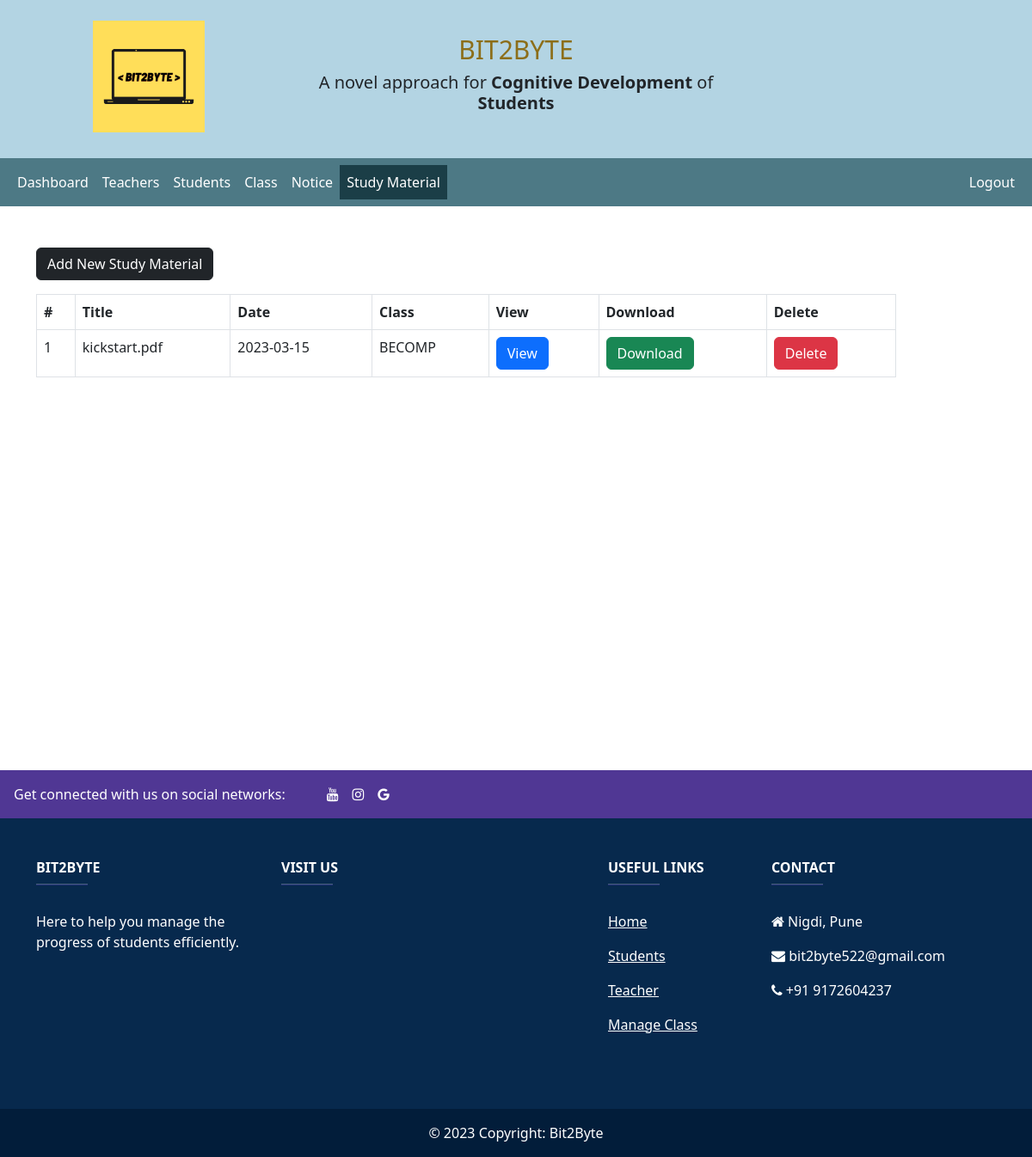
Screenshot of /admin/study-material.php (signed in) with the database file from the repository.
### tables this page shows
CREATE TABLE `study` (
  `id` int(11) NOT NULL,
  `title` varchar(30) NOT NULL,
  `class` int(11) NOT NULL,
  `date` date NOT NULL
);

CREATE TABLE `class` (
  `class_id` int(11) NOT NULL,
  `class_name` varchar(30) NOT NULL
);

### admin/data/study.php (called while the page is built, shortened)
<?php
function getAllStudy($conn)
{
    $sql  = "SELECT * from study";
    $stmt = $conn->prepare($sql);
    $stmt->execute();
    if ($stmt->rowCount() >= 1) {
        $students = $stmt->fetchAll();
        return $students;
      }else {
          return 0;
      }
}
?>

### admin/data/class.php (called while the page is built, shortened)
<?php
function getClassById($class_id, $conn){
   $sql = "SELECT * FROM class
           WHERE class_id=?";
   $stmt = $conn->prepare($sql);
   $stmt->execute([$class_id]);
   if ($stmt->rowCount() == 1) {
     $class = $stmt->fetch();
     return $class;
   }else {
    return 0;
   }
}

### admin/study-material.php (the view, shortened to what this page needs)
<?php
if (isset($_SESSION['admin_id']) &&
    isset($_SESSION['role'])) {
    if ($_SESSION['role'] == 'Admin') {
       include "../DB_connection.php";
       include "data/study.php";
       include "data/class.php";
       $studies = getAllStudy($conn);
 ?>
<!DOCTYPE html>
<html lang="en">
<head>
	<link rel="stylesheet" href="https://cdn.jsdelivr.net/npm/bootstrap@5.2.0/dist/css/bootstrap.min.css">
	<link rel="stylesheet" href="../css/style.css">
  <link rel="stylesheet" href="https://cdnjs.cloudflare.com/ajax/libs/font-awesome/4.7.0/css/font-awesome.min.css">
</head>
<body>
    <?php
    include "header.php";
        include "inc/navbar.php";
      ?>
     <div class="container mt-5" style="min-height:70vh;">
      <a href="add-study-material.php"
           class="btn btn-dark">Add New Study Material</a>
      <?php
        if ($studies != 0) {
     ?>
           <div class="table-responsive">
              <table class="table table-bordered mt-3 n-table">
                <thead>
                  <tr>
                    <th scope="col">#</th>
                    <th scope="col">Title</th>
                    <th scope="col">Date</th>
                    <th scope="col">Class</th>
                    <th scope="col">View</th>
                    <th scope="col">Download</th>
                    <th scope="col">Delete</th>
                  </tr>
                </thead>
                <tbody>
                  <?php $i = 0; foreach ($studies as $study ) {
                    $i++;  ?>
                  <tr>
                    <td><?=$i?></td>
                    <td>
                        <?=$study['title']?>
                    </td>
                    <td><?=$study['date']?></td>
                    <td><?php
                        $class_id = $study['class'];
                        if($class_id == 0)
                        {
                            echo "All classes";
                        }
                        else
                        {
                            $class = getClassById($class_id, $conn);
                            echo $class['class_name'];
                        }
                    ?></td>
                    <td><a href="../uploads/<?php echo $study['title']; ?>" class="btn btn-primary" target="_blank">View</a></td>
                    <td><a href="../uploads/<?php echo $study['title']; ?>" class="btn btn-success" download>Download</td>
                    <td><a href="study-delete.php?id=<?=$study['id']?>&file=<?=$study['title']?>"
                           class="btn btn-danger">Delete</a>
                    </td>
                  </tr>
                <?php } ?>
                </tbody>
              </table>
           </div>
         <?php } ?>
     </div>
<br/><br/>
    <?php
    include "footer.php"
    ?>
</body>
</html>
<?php
  }else {
    header("Location: ../login.php");
    exit;
  }
}else {
	header("Location: ../login.php");
	exit;
}
?>

### css/style.css (style rules this page uses)
.n-table { width: 1000px; }

### rows the page displays
study: title "kickstart.pdf", date "2023-03-15", class.class_name "BECOMP"
